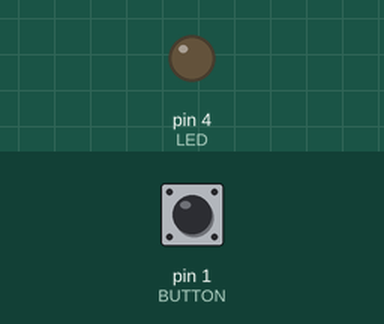
Bench run of a sketch on a simulated Arduino Uno, built with avr-gcc and run on an emulated ATmega328P. Shown: output pins drawn as LEDs (lit = HIGH). Dashed ring = blinking. The test bench sets the inputs (shaded band); at power-on: pin 1 (BUTTON) LOW.

Above: at 1.2 s.
1.3 s: pin 1 (BUTTON) pulled HIGH for 1 s
At 1.55 s:
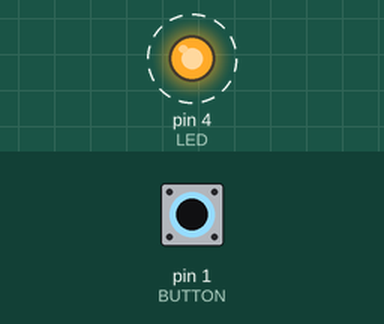
4.3 s: pin 1 (BUTTON) pulled HIGH for 3.2 s
At 8.6 s:
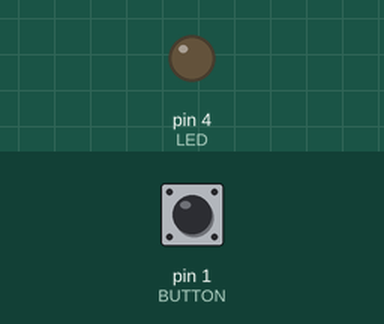
Timing chart, 0 to 10.1 s (numbered marks = the images above; inputs shaded):
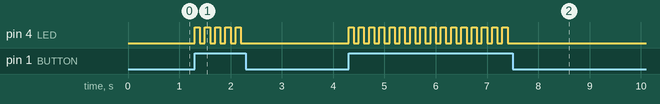

Measured:
- after the input at 1.3 s, pin 4 (LED): alternates HIGH for 0.10 s and LOW for 0.10 s, 10 changes in all, then stays LOW, starting at once
- after the input at 4.3 s, pin 4 (LED): alternates HIGH for 0.10 s and LOW for 0.10 s, 32 changes in all, then stays LOW, starting at once

The sketch:

push_button1.ino
```cpp
unsigned const LED = 4;
unsigned const BUTTON = 1;
unsigned int bState = 0;

void setup()
{
  pinMode(BUTTON, INPUT);
  pinMode(LED, OUTPUT);
}

void loop()
{
  if(digitalRead(BUTTON) == 1) {
  	digitalWrite(LED, HIGH);
    bState += 1;
    if(bState % 2 == 0){
      digitalWrite(LED, LOW);
      bState = 0;
    }
  	delay(100);
  }

}
```
